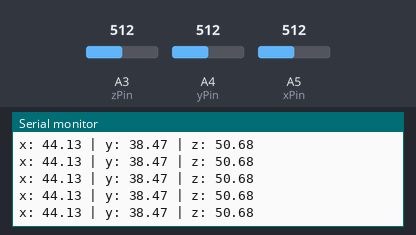
A sketch run on a simulated Arduino Uno, built with avr-gcc and run on an emulated ATmega328P. Parts: the last lines printed to the serial monitor. The test bench sets the inputs (shaded band); at power-on: A4 (yPin) = 512, A3 (zPin) = 512, A5 (xPin) = 512.

Above: at 1.2 s.
1.3 s: A4 (yPin) set to 337
At 1.33 s:
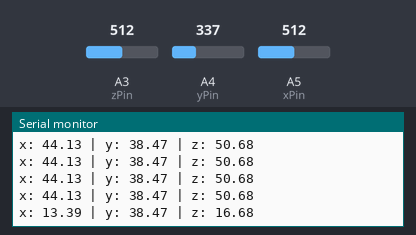
4.3 s: A4 (yPin) set to 316
At 4.4 s:
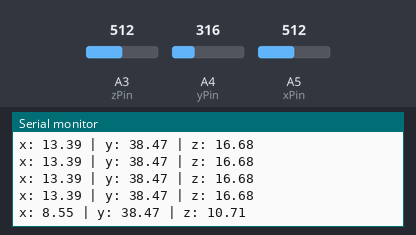
5.8 s: A3 (zPin) set to 490
At 5.82 s:
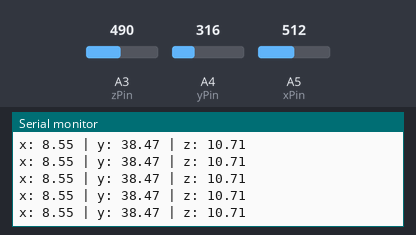
8.8 s: A3 (zPin) set to 467
At 8.89 s:
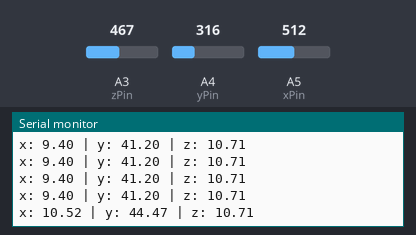
10.3 s: A5 (xPin) set to 288
At 10.32 s:
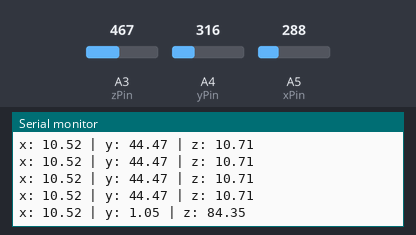
11.8 s: A5 (xPin) set to 258
At 11.85 s:
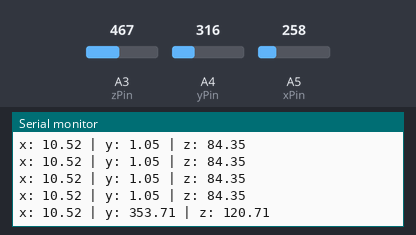
Timing chart, 0 to 14.3 s (numbered marks = the images above; inputs shaded):
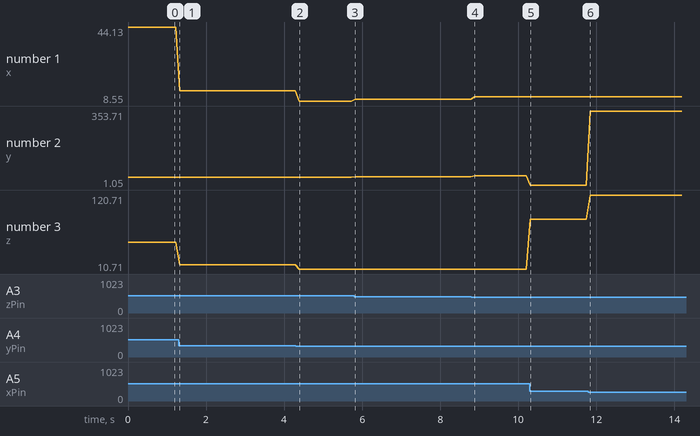

The sketch:

test.ino
```cpp
// (licence header left out)
//Analog read pins
const int xPin = 5;
const int yPin = 4;
const int zPin = 3;

//The minimum and maximum values that came from
//the accelerometer while standing still
//You very well may need to change these
int minX = 245;
int minY = 248;
int minZ = 247;

int maxX = 322;
int maxY = 312;
int maxZ = 308;


//to hold the caculated values
double x;
double y;
double z;


void setup(){
  Serial.begin(9600);
}


void loop(){

  //read the analog values from the accelerometer
  int xRead = analogRead(xPin);
  int yRead = analogRead(yPin);
  int zRead = analogRead(zPin);

  //convert read values to degrees -90 to 90 - Needed for atan2
  int xAng = map(xRead, minX, maxX, -90, 90);
  int yAng = map(yRead, minY, maxY, -90, 90);
  int zAng = map(zRead, minX, maxZ, -90, 90);

  //Caculate 360deg values like so: atan2(-yAng, -zAng)
  //atan2 outputs the value of -π to π (radians)
  //We are then converting the radians to degrees
  x = RAD_TO_DEG * (atan2(-yAng, -zAng) + PI);
  y = RAD_TO_DEG * (atan2(-xAng, -zAng) + PI);
  z = RAD_TO_DEG * (atan2(-yAng, -xAng) + PI);

  //Output the caculations
  Serial.print("x: ");
  Serial.print(x);
  Serial.print(" | y: ");
  Serial.print(y);
  Serial.print(" | z: ");
  Serial.println(z);

  delay(100);//just here to slow down the serial output - Easier to read
}
```

Measured:
- after the input at 1.3 s, the serial monitor: prints a new line at once (image 1)
- after the input at 4.3 s, the serial monitor: prints a new line after 0.09 s (image 2)
- after the input at 8.8 s, the serial monitor: prints a new line after 0.08 s (image 4)
- after the input at 10.3 s, the serial monitor: prints a new line at once (image 5)
- after the input at 11.8 s, the serial monitor: prints a new line at once (image 6)
- plotted number 1: 44.13 → 13.39 after the input at 1.3 s, 13.39 → 8.55 after the input at 4.3 s, 8.55 → 9.4 after the input at 5.8 s, 9.4 → 10.52 after the input at 8.8 s
- plotted number 2: 38.47 → 41.2 after the input at 5.8 s, 41.2 → 44.47 after the input at 8.8 s, 44.47 → 1.05 after the input at 10.3 s, 1.05 → 353.71 after the input at 11.8 s
- plotted number 3: 50.68 → 16.68 after the input at 1.3 s, 16.68 → 10.71 after the input at 4.3 s, 10.71 → 84.35 after the input at 10.3 s, 84.35 → 120.71 after the input at 11.8 s
